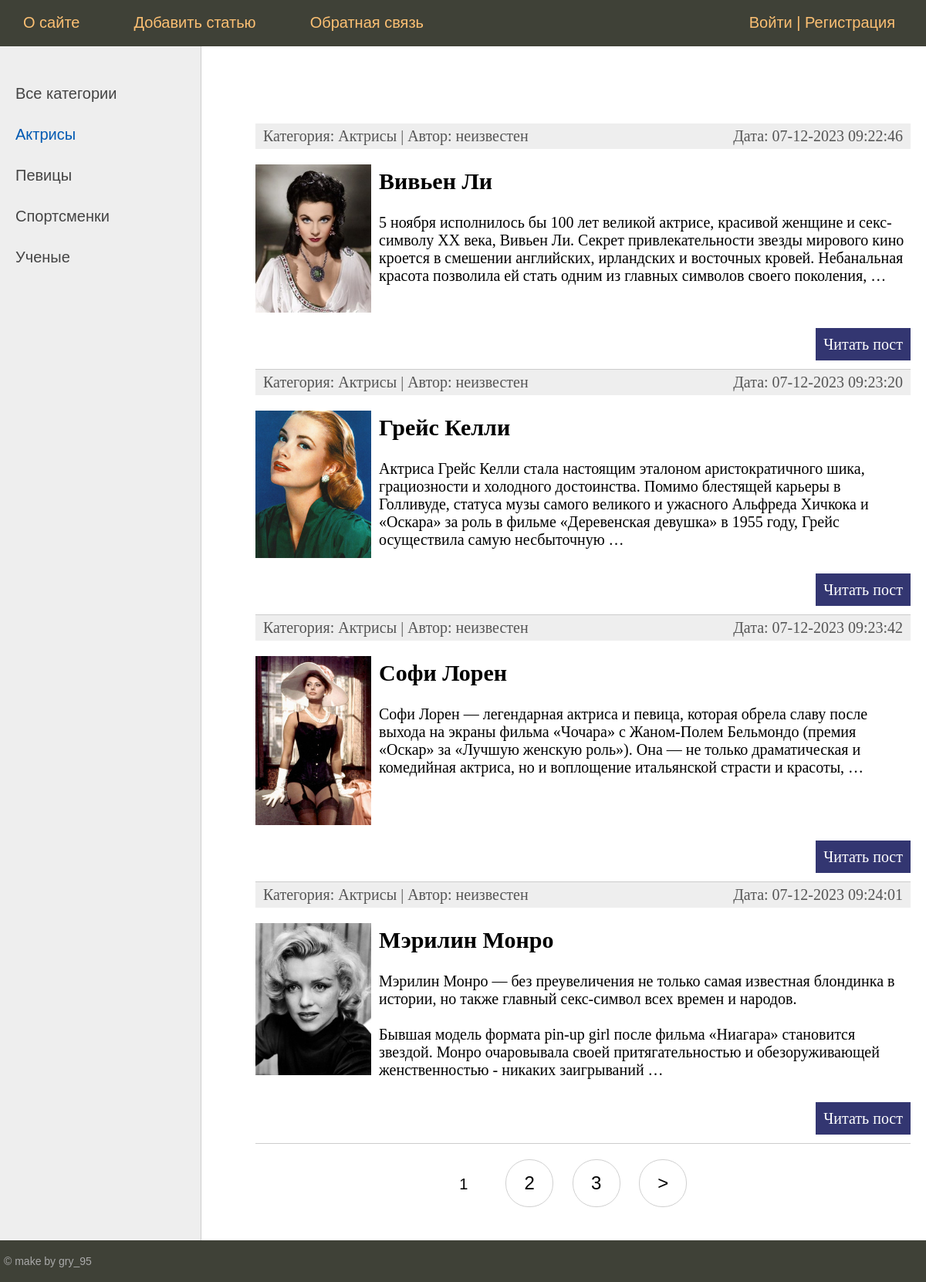
Screenshot of /category/aktrisy/ with the database file from the repository.
### women/models.py (models this page shows, shortened)
class Category(models.Model):
    name = models.CharField(max_length=100, db_index=True, verbose_name='Категория')
    slug = models.SlugField(max_length=255, unique=True, db_index=True, verbose_name='Slug')
    class Meta:
        verbose_name = 'Категория'
        verbose_name_plural = 'Категории'
    def get_absolute_url(self):
        return reverse('category', kwargs={'cat_slug': self.slug})

class Women(models.Model):
    class Status(models.IntegerChoices):
        DRAFT = 0, 'Черновик'
        PUBLISHED = 1, 'Опубликовано'
    title = models.CharField(max_length=255, verbose_name='Заголовок')
    content = models.TextField(blank=True, verbose_name='Контент')
    time_create = models.DateTimeField(auto_now_add=True, verbose_name='Время создания')
    time_update = models.DateTimeField(auto_now=True, verbose_name='Время обновления')
    is_published = models.BooleanField(choices=tuple(map(lambda x: (bool(x[0]), x[1]), Status.choices)),
                                       default=Status.DRAFT, verbose_name='Статус')
    photo = models.ImageField(upload_to='photos/%Y/%m/%d/', default=None, blank=True, null=True, verbose_name='Фото')
    slug = models.SlugField(max_length=255, unique=True, db_index=True, verbose_name='Slug',
                            validators=[
                                MinLengthValidator(5, message='Минимум 5 символов'),
                                MaxLengthValidator(100, 'Максимум 100 символов'),
                            ])
    cat = models.ForeignKey('Category', on_delete=models.PROTECT, related_name='posts', verbose_name='Категории')
    tags = models.ManyToManyField('TagPost', blank=True, related_name='tags', verbose_name='Тэги')
    husband = models.OneToOneField('Husband', on_delete=models.SET_NULL, null=True, blank=True, related_name='wuman',
                                   verbose_name='Муж')
    author = models.ForeignKey(get_user_model(), on_delete=models.SET_NULL, related_name='posts', null=True,
                               default=None)
    objects = models.Manager()
    published = PublishedManager()
    class Meta:
        verbose_name = 'Известные женщины'
        verbose_name_plural = 'Известные женщины'
        ordering = ['time_create']
        indexes = [
            models.Index(fields=['time_create'])
        ]
    def get_absolute_url(self):
        return reverse('post', kwargs={'post_slug': self.slug})

### women/views.py (the view)
# urls.py: path('category/<slug:cat_slug>/', views.WomenCategory.as_view(), name='category'),
class WomenCategory(DataMixin, ListView):
    template_name = 'women/index.html'
    context_object_name = 'posts'
    allow_empty = False  # Генерирует исключение 404 если нет слага в списке posts
    def get_queryset(self):
        return Women.published.filter(cat__slug=self.kwargs['cat_slug']).select_related('cat')
    def get_context_data(self, **kwargs):
        context = super().get_context_data(**kwargs)
        cat = context['posts'][0].cat
        return self.get_mixin_context(context, title='Категория - ' + cat.name, cat_selected=cat.pk, )

### users/context_processors.py (called while the page is built)
def get_women_context(request):
    return {'mainmenu': menu}

### women/models.py (called while the page is built)
    def get_queryset(self):
        return super().get_queryset().filter(is_published=Women.Status.PUBLISHED)

### women/templatetags/women_tags.py (called while the page is built)
@register.inclusion_tag('women/list_categories.html')
def show_categories(cat_selected=0):
    cats = Category.objects.annotate(total=Count('posts')).filter(total__gt=0)
    return {'cats': cats, 'cat_selected': cat_selected, }

@register.inclusion_tag('women/list_tags.html')
def show_all_tags():
    return {"tags": TagPost.objects.annotate(total=Count('tags')).filter(total__gt=0)}

### women/utils.py (called while the page is built)
    def get_mixin_context(self, context, **kwargs):
        context['cat_selected'] = None
        context.update(kwargs)
        return context

### women/templates/women/index.html (shortened to what this page needs)
{% extends 'base.html' %}
{% block content %}
<ul class="list-articles">
    {% for p in posts %}
    <li>
        <div class="article-panel">
            <p class="first">Категория: {{ p.cat.name }} | Автор:
                {{ p.author.username|default:"неизвестен" }}</p>
            <p class="last">Дата: {{ p.time_update|date:"d-m-Y H:i:s" }}</p>
        </div>
        {% if p.photo %}
        <p><img class="img-article-left thumb" src="{{ p.photo.url }}"></p>
        {% endif %}
        <h2>{{ p.title }}</h2>
        {% autoescape off %}
        {{ p.content|linebreaks|truncatewords:40 }}
        {% endautoescape %}
        <p class="link-read-post"><a href="{{ p.get_absolute_url }}">Читать пост</a></p>
    </li>
    {% endfor %}
</ul>
{% endblock %}
{% block navigation %}
{% if page_obj.has_other_pages %}
<nav class="list-pages">
    <ul>
        {% for p in paginator.page_range %}
        {% if page_obj.number == p %}
        <li class="page-num page-num-selected">{{ p }}</li>
        {% elif p >= page_obj.number|add:-2 and p <= page_obj.number|add:2 %}
        <li class="page-num">
            <a href="?page={{ p }}">{{ p }}</a>
        </li>
        {% endif %}
        {% endfor %}
        {% if page_obj.has_next %}
        <li class="page-num">
            <a href="?page={{ page_obj.next_page_number }}">&gt;</a>
        </li>
        {% endif %}
    </ul>
</nav>
{% endif %}
{% endblock %}

### templates/base.html (shortened to what this page needs)
{% load static %}
{% load women_tags %}
<!DOCTYPE html>
<html>
<head>
    <link type="text/css" href="{% static 'women/css/styles.css' %}" rel="stylesheet"/>
</head>
<body>
<table class="table-page" border=0 cellpadding="0" cellspacing="0">
    <tr>
        <td valign=top>
            {% block mainmenu %}
            <div class="header">
                <ul id="mainmenu" class="mainmenu">
                    {% for m in mainmenu %}
                    <li><a href="{% url m.url_name %}">{{ m.title }}</a></li>
                    {% endfor %}
                    {% if user.is_authenticated %}
                    <li class="last"><a href="{% url 'users:profile' %}">{{user.username}}</a> | <a
                            href="{% url 'users:logout' %}">Выйти</a></li>
                    {% else %}
                    <li class="last"><a href="{% url 'users:login' %}">Войти</a> | <a href="{% url 'users:register' %}">Регистрация</a>
                    </li>
                    {% endif %}
                </ul>
            </div>
            {% endblock mainmenu %}
            <table class="table-content" border=0 cellpadding="0" cellspacing="0">
                <tr>
                    <td valign="top" class="left-chapters">
                        <ul id="leftchapters">
                            {% if cat_selected == 0 %}
                            <li class="selected">Все категории</li>
                            {% else %}
                            <li><a href="{% url 'home' %}">Все категории</a></li>
                            {% endif %}
                            {% show_categories cat_selected %}
                        </ul>
                    </td>
                    <td valign="top" class="content">
                        <div class="content-text">
                            {% block content %}
                            {% endblock %}
                        </div>
                        {% block navigation %}
                        {% endblock %}
                    </td>
                </tr>
            </table>
        </td>
    </tr>
    <tr>
        <td valign=top>
            <div id="footer">
                <p>&copy; make by gry_95 </p>
            </div>
        </td>
    </tr>
</table>
</body>
</html>

### women/templates/women/list_categories.html
{% for cat in cats %}
{% if cat.id == cat_selected %}
<li class="selected">{{cat.name}}</li>
{% else %}
<li><a href="{{ cat.get_absolute_url }}">{{cat.name}}</a></li>
{% endif %}
{% endfor %}

### women/static/women/css/styles.css (style rules this page uses)
html, body { font-family: 'Arial'; margin: 0; padding: 0; height: 100%; width: 100%; color: #444; }
a { color: #0059b2; text-decoration: none; }
img { max-width: 600px; height: auto; }
img.img-article-left { max-width: 300px; height: auto; float: left; padding: 0 10px 10px 0; }
img.img-article-left.thumb { max-width: 150px; height: auto; }
p.link-read-post { text-align: right; }
p.link-read-post a { padding: 10px; min-width: 100px; background: #333671; color: #fff; text-decoration: none; }
div.article-panel { background: #eee; padding: 5px 10px 5px 10px; box-sizing: border-box; overflow: hidden; color: #555; }
div.article-panel p.first { margin: 0; float: left; }
div.article-panel p.last { margin: 0; float: right; }
ul.list-articles { list-style: none; margin: 0; padding: 0; }
ul.list-articles li { border-bottom: 1px solid #ccc; }
.table-page { width: 100%; height: 100%; vertical-align: top; }
.table-page tr { height: 100%; }
.header { background: #3F4137; height: 60px; }
ul.mainmenu { list-style: none; margin: 0; padding: 0; height: 60px; color: #fdc073; font-size: 20px; overflow: hidden; }
ul.mainmenu li { float: left; margin: 18px 40px 0 30px; }
ul.mainmenu li.last { float: right; }
ul.mainmenu li a { color: #fdc073; text-decoration: none; }
.table-content { width: 100%; min-height: 100%; height: 100%; }
.left-chapters { margin: 0; background: #eee; border-right: 1px solid #ccc; }
.left-chapters ul { width: 230px; margin: 0; padding: 20px 10px 10px 20px; list-style: none; font-size: 20px; }
.left-chapters ul li { margin: 30px 0 0 0; color: #999; }
.left-chapters ul li.selected { color: #0059b2; }
.left-chapters ul li a { color: #444; text-decoration: none; }
.content { padding: 40px 20px 20px 40px; width: 100%; box-sizing: border-box; }
.content-text { margin: 60px 0 0 30px; color: #000; font-size: 20px; font-family: Yandex Sans Display Light; }
#footer { box-sizing: border-box; background: #3F4137; padding: 5px; color: #aaa; font-size: 14px; font-family: Verdana, Geneva, Arial, Helvetica; text-align: left; overflow: hidden; }
.list-pages { text-align: center; margin: 0 0 20px 0; }
.list-pages ul { margin: 20px 0 0 0; padding: 0; list-style: none; }
.list-pages ul li { display: inline-block; margin: 0 20px 0 0; }
.list-pages a { color: #000; font-size: 24px; text-decoration: none; }
.list-pages .page-num, .page-num-selected { display: inline-block; width: 60px; height: 44px; padding: 16px 0 0 0; border: 1px solid #d0d0d0; border-radius: 30px; }
.list-pages .page-num-selected { border: none; color: #000; font-size: 20px; }

### rows the page displays
Category: name "Актрисы"
Category: name "Певицы"
Category: name "Спортсменки"
Category: name "Ученые"
Women: cat.name "Актрисы", author.username "неизвестен", time_update "07-12-2023 09:22:46", photo (picture), title "Вивьен Ли", content "5 ноября исполнилось бы 100 лет великой актрисе, красивой женщине и секс-символу XX века, Вивьен Ли. Секрет привлекательности звезды мирового кино кроется в смешении английских, ирландских и восточных кровей. Небанальная красота позволила ей стать одним из главных символов своего поколения, …"
Women: cat.name "Актрисы", author.username "неизвестен", time_update "07-12-2023 09:23:20", photo (picture), title "Грейс Келли", content "Актриса Грейс Келли стала настоящим эталоном аристократичного шика, грациозности и холодного достоинства. Помимо блестящей карьеры в Голливуде, статуса музы самого великого и ужасного Альфреда Хичкока и «Оскара» за роль в фильме «Деревенская девушка» в 1955 году, Грейс осуществила самую несбыточную …"
Women: cat.name "Актрисы", author.username "неизвестен", time_update "07-12-2023 09:23:42", photo (picture), title "Софи Лорен", content "Софи Лорен — легендарная актриса и певица, которая обрела славу после выхода на экраны фильма «Чочара» с Жаном-Полем Бельмондо (премия «Оскар» за «Лучшую женскую роль»). Она — не только драматическая и комедийная актриса, но и воплощение итальянской страсти и красоты, …"
Women: cat.name "Актрисы", author.username "неизвестен", time_update "07-12-2023 09:24:01", photo (picture), title "Мэрилин Монро", content "Мэрилин Монро — без преувеличения не только самая известная блондинка в истории, но также главный секс-символ всех времен и народов. Бывшая модель формата pin-up girl после фильма «Ниагара» становится звездой. Монро очаровывала своей притягательностью и обезоруживающей женственностью - никаких заигрываний …"

### other values shown
{{ m.title }} "О сайте" "Добавить статью" "Обратная связь"
{{ p }} "1"
{{ p }} "2" "3"
